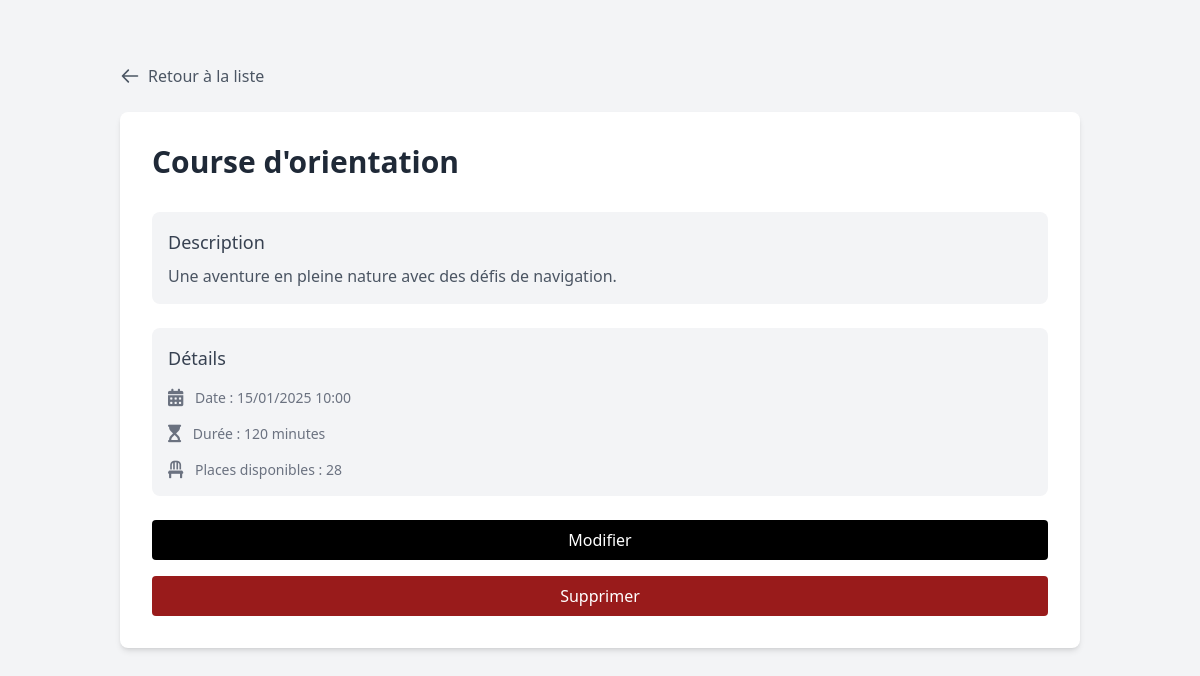
Page /activities/show/1 (signed in) on the committed database.
### tables this page shows
CREATE TABLE `activities` (
  `id` int NOT NULL,
  `nom` varchar(100) NOT NULL,
  `type_id` int NOT NULL,
  `places_disponibles` int NOT NULL,
  `description` text,
  `image_url` varchar(255) DEFAULT NULL,
  `datetime_debut` datetime NOT NULL,
  `duree` int NOT NULL
);

### app/utils/Render.php (called while the page is built, shortened)
<?php
trait Render
{
    public function renderView(string $view, array $data = [], string $layout = 'main')
    {
        extract($data);
        $rootPath = dirname(dirname(__DIR__));
        $viewPath = $rootPath . '/app/views/' . $view . '.php';
        if (file_exists($viewPath)) {
            require_once $viewPath;
        } else {
            throw new Exception("Vue {$view} introuvable à l'emplacement : {$viewPath}");
        }
    }
}

### app/controllers/ActivityController.php (called while the page is built, shortened)
<?php
require_once './app/models/ActiviteModel.php';
require_once './app/utils/Render.php';
class ActivityController
{
    private ActiviteModel $activiteModel;
    public function __construct()
    {
        $this->activiteModel = new ActiviteModel();
    }
    public function show(int $id)
    {
        $activity = $this->activiteModel->getActivityById($id);
        $isAdmin = $_SESSION['user']['role'] === 'admin';
        $this->renderView(
            'activities/show',
            [
                'title' => $activity['nom'] . ' - Détails',
                'activity' => $activity,
                'isAdmin' => $isAdmin,
            ],
            'activities',
        );
    }
}

### app/utils/Router.php (called while the page is built, shortened)
<?php
require_once './app/controllers/ActivityController.php';
require_once './app/models/ActiviteModel.php';
class Router
{
    public function dispatch($url)
    {
        $url = trim($url, '/');
        if ($this->handleActivitiesRoutes($url)) {
            return;
        }
    }
    private function handleActivitiesRoutes($url)
    {
        $urlParts = explode('/', $url);
        if ($urlParts[0] === 'activities') {
            $controller = new ActivityController();
            switch ($urlParts[1]) {
                case 'show':
                    if (isset($urlParts[2])) {
                        $controller->show((int) $urlParts[2]);
                    }
                    break;
            }
            return true;
        }
        return false;
    }
}

### index.php (called while the page is built, shortened)
<?php
require_once 'app/utils/Router.php';
$router = new Router();
$router->dispatch($_SERVER['REQUEST_URI']);

### app/utils/Bdd.php (called while the page is built, shortened)
<?php
abstract class Bdd
{
    private function connect(): void
    {
        try {
            $this->db = new PDO(
                'mysql:host=' . $_ENV['db_host'] . ';dbname=' . $_ENV['db_name'],
                $_ENV['db_user'],
                $_ENV['db_pwd'],
                [
                    PDO::ATTR_ERRMODE => PDO::ERRMODE_EXCEPTION,
                    PDO::ATTR_DEFAULT_FETCH_MODE => PDO::FETCH_ASSOC,
                ]
            );
        } catch (PDOException $e) {
            die('Erreur de connexion : ' . $e->getMessage());
        }
    }
}

### app/models/ActiviteModel.php (called while the page is built, shortened)
<?php
require_once './app/utils/Bdd.php';
class ActiviteModel extends Bdd
{
    public function getActivityById(int $id): array
    {
        try {
            $stmt = $this->db->prepare('SELECT a.*, t.nom as type_nom FROM activities a
                                        LEFT JOIN type_activite t ON a.type_id = t.id
                                        WHERE a.id = :id LIMIT 1');
            $stmt->execute(['id' => $id]);
            return $stmt->fetch(PDO::FETCH_ASSOC) ?: [];
        } catch (PDOException $e) {
            error_log($e->getMessage());
            return [];
        }
    }
}

### app/views/activities/show.php (the view, shortened to what this page needs)
<!DOCTYPE html>
<html lang="fr">
<head>
    <link rel="stylesheet" href="https://cdnjs.cloudflare.com/ajax/libs/font-awesome/6.0.0-beta3/css/all.min.css">
    <script src="https://cdn.tailwindcss.com"></script>
</head>
<body class="bg-gray-100 min-h-screen">
    <div class="container mx-auto px-4 py-8">
        <div class="flex gap-4 mb-6">
            <a href="/activities" class="inline-flex items-center text-gray-600 hover:text-gray-800">
                <svg class="w-5 h-5 mr-2" fill="none" stroke="currentColor" viewBox="0 0 24 24">
                    <path stroke-linecap="round" stroke-linejoin="round" stroke-width="2" d="M10 19l-7-7m0 0l7-7m-7 7h18"/>
                </svg>
                Retour à la liste
            </a>
        </div>
        <div class="bg-white rounded-lg shadow-md p-8">
            <h1 class="text-3xl font-bold text-gray-800 mb-8"><?= htmlspecialchars($activity['nom']) ?></h1>
            <div class="space-y-6">
                <div class="bg-gray-100 p-4 rounded-lg">
                    <h2 class="text-lg font-medium text-gray-700 mb-2">Description</h2>
                    <p class="text-gray-600"><?= htmlspecialchars($activity['description']) ?></p>
                </div>
                <div class="bg-gray-100 p-4 rounded-lg">
                    <h2 class="text-lg font-medium text-gray-700 mb-4">Détails</h2>
                    <div class="text-sm text-gray-500 space-y-4">
                        <p><i class="fas fa-calendar-alt fa-lg"></i> <span class="ml-2">Date : <?= date('d/m/Y H:i', strtotime($activity['datetime_debut'])) ?></span></p>
                        <p><i class="fas fa-hourglass-start fa-lg"></i> <span class="ml-2">Durée : <?= $activity['duree'] ?> minutes</span></p>
                        <p><i class="fas fa-chair fa-lg"></i> <span class="ml-2">Places disponibles : <?= $activity['places_disponibles'] ?></span></p>
                    </div>
                </div>
                <div class="flex flex-col gap-4">
                    <?php if ($isAdmin): ?>
                        <a href="/activities/update/<?= $activity['id'] ?>"
                           class="w-full px-4 py-2 bg-black text-white rounded hover:bg-darkgray transition-colors text-center">
                            Modifier
                        </a>
                        <form action="/activities/delete/<?= $activity['id'] ?>"
                              method="POST"
                              onsubmit="return confirm('Êtes-vous sûr ?');">
                            <button type="submit"
                                    class="w-full px-4 py-2 bg-red-800 text-white rounded hover:bg-darkgray transition-colors">
                                Supprimer
                            </button>
                        </form>
                    <?php endif; ?>
                </div>
            </div>
        </div>
    </div>
</body>
</html>

### rows in the picture
activities: nom "Course d'orientation", description "Une aventure en pleine nature avec des défis de navigation.", datetime_debut "15/01/2025 10:00", duree "120", places_disponibles "28"
